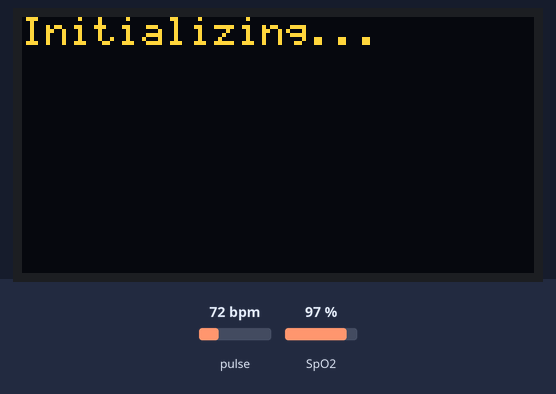
Bench run of a sketch on a simulated ESP8266 (NodeMCU). Shown: 128×64 one-colour display. The inputs (shaded band) are chosen by the test bench; at power-on: pulse 72 bpm, SpO2 97 %. The OLED is the two-colour kind (top 16 rows yellow); WiFi joins after 1.5 s; servers stay silent unless stated; uploads are accepted with an empty reply; the local clock reads 2024-03-15 10:24:30 at power-on unless the sketch sets it; what the sketch prints to the serial monitor is not drawn.

Above: at 1.1 s.
At 3.8 s:
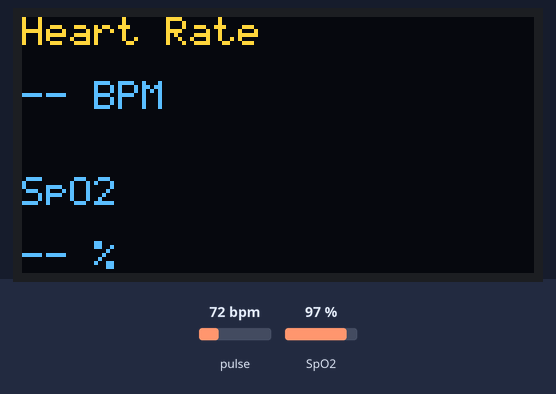
3.9 s: pulse set to 119 bpm
At 5.2 s:
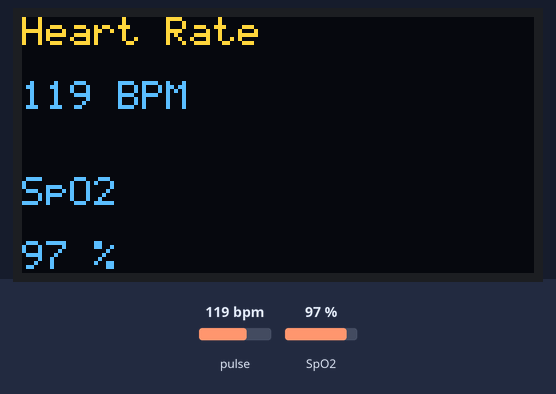
5.5 s: pulse set to 123 bpm
At 6.5 s:
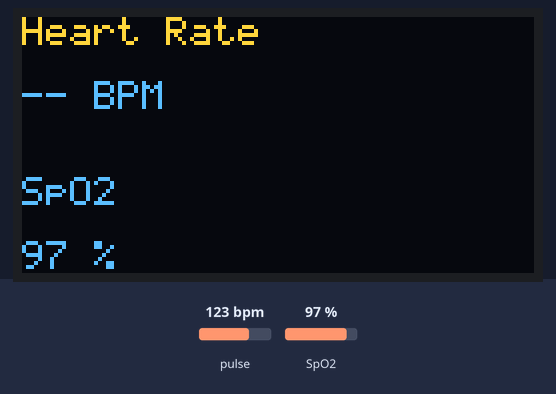
7.2 s: SpO2 set to 80 %
At 10.1 s:
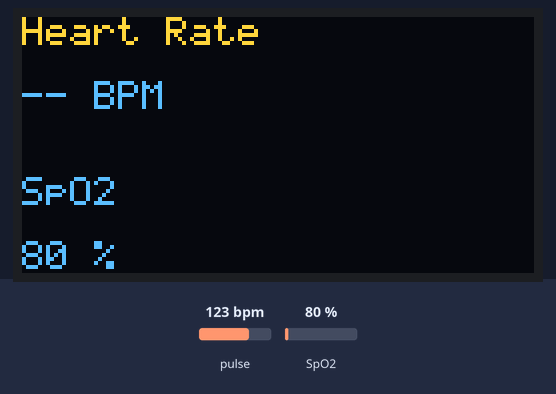
10.4 s: SpO2 set to 85 %
Timing chart, 0 to 13.4 s (numbered marks = the images above; inputs shaded):
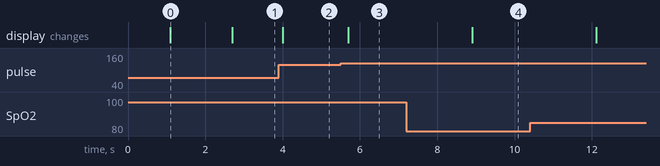

The sketch:

vitalert_device.ino
```cpp
/****************************************************
 * MAX30105 + ESP8266 + OLED
 * Continuous HR + SpO2 Display
 * WiFi + Firebase Realtime Database Upload
 *
 * Scanning/algorithm logic is UNCHANGED from the
 * original SparkFun/MySQL version. Only sendData()
 * and its supporting setup (WiFiClientSecure, NTP,
 * Firebase constants) were swapped in, following the
 * same pattern as the MAX30100 Firebase sketch.
 ****************************************************/

#include <Wire.h>

#include "MAX30105.h"
#include "spo2_algorithm.h"

#include <SSD1306Ascii.h>
#include <SSD1306AsciiWire.h>

#include <ESP8266WiFi.h>
#include <ESP8266HTTPClient.h>
#include <WiFiClientSecure.h>
#include <time.h>

// =====================================================
// WiFi SETTINGS
// =====================================================

const char* ssid = "PLDTHOMEFIBR2e4a8";
const char* password = "PLDTWIFIqhaj9";

// =====================================================
// FIREBASE SETTINGS
// =====================================================
// REST write target: https://<HOST>/<PATH>.json
// If your database rules are not public/test mode, append
// "?auth=<DATABASE_SECRET_OR_ID_TOKEN>" to FIREBASE_PATH below.
const char* FIREBASE_HOST = "vitalert-dcd3f-default-rtdb.asia-southeast1.firebasedatabase.app";
const char* FIREBASE_PATH = "/devices/device3.json?auth=EYsZ9e454gtJ5QF4wPROvAmCEKzSANGNiryI05zT";
const char* DEVICE_ID     = "device3";

// TLS handshake alone can cost 1-3s on an ESP8266, so this is sized
// up from the old plain-HTTP timeout (was 2000ms for MySQL GET).
#define HTTP_TIMEOUT_MS 5000

const unsigned long UPLOAD_INTERVAL = 2000;   // 2 seconds (unchanged)

unsigned long lastUpload = 0;
unsigned long lastWaitingUpload = 0;        // Throttle for no-pulse Waiting pings
const unsigned long WAITING_UPLOAD_INTERVAL = 5000; // 5s cadence when no finger present

// =====================================================
// SENSOR + OLED
// =====================================================

MAX30105 particleSensor;
SSD1306AsciiWire oled;

// Maxim Algorithm Buffers
uint32_t irBuffer[100];
uint32_t redBuffer[100];

// Algorithm Outputs
int32_t spo2;
int8_t validSPO2;

int32_t heartRate;
int8_t validHeartRate;

bool fingerPresent = false;

// =====================================================
// OLED FUNCTIONS
// =====================================================

void showPlaceFinger()
{
  oled.clear();
  oled.setCursor(0, 2);
  oled.println("Place Finger");
  oled.setCursor(0, 4);
  oled.println("on Sensor");
}

void showVitals(int hr, int oxygen)
{
  oled.clear();

  oled.setCursor(0,0);
  oled.println("Heart Rate");

  oled.setCursor(0,2);
  if(hr > 0){
    oled.print(hr);
    oled.println(" BPM");
  } else {
    oled.println("-- BPM");
  }

  oled.setCursor(0,5);
  oled.println("SpO2");

  oled.setCursor(0,7);
  if(oxygen > 0){
    oled.print(oxygen);
    oled.println(" %");
  } else {
    oled.println("-- %");
  }
}

// =====================================================
// TIMESTAMP (NTP)
// =====================================================
// Firebase's last_updated field expects a human-readable timestamp.
// Reads back whatever configTime() in setup() synced from NTP.
// Returns "unsynced" if that sync hasn't completed yet.
String getTimestamp() {
  time_t now = time(nullptr);
  if (now < 100000) {
    return "unsynced";
  }
  struct tm timeinfo;
  localtime_r(&now, &timeinfo);
  char buf[20];
  strftime(buf, sizeof(buf), "%Y-%m-%d %H:%M:%S", &timeinfo);
  return String(buf);
}

// =====================================================
// FIREBASE SEND FUNCTION
// =====================================================
// Static client/http so the TLS connection is reused across uploads
// instead of paying the 1-3s handshake every time.
void sendData(int hr, int oxygen, String status)
{
  if(WiFi.status() != WL_CONNECTED)
  {
    Serial.println("WiFi disconnected.");
    return;
  }

  static WiFiClientSecure client;
  static bool clientConfigured = false;
  if (!clientConfigured) {
    // NOTE: skips certificate validation. Fine for a prototype -
    // revisit before this carries real patient data.
    client.setInsecure();
    clientConfigured = true;
  }

  static HTTPClient http;

  client.setTimeout(HTTP_TIMEOUT_MS);

  String url = "https://" + String(FIREBASE_HOST) + String(FIREBASE_PATH);

  String payload = "{";
  payload += "\"bpm\":" + String(hr) + ",";
  payload += "\"spo2\":" + String(oxygen) + ",";
  payload += "\"device_id\":\"" + String(DEVICE_ID) + "\",";
  payload += "\"status\":\"" + status + "\",";
  payload += "\"last_updated\":\"" + getTimestamp() + "\"";
  payload += "}";

  Serial.println();
  Serial.println("===== FIREBASE UPLOAD =====");
  Serial.println(url);
  Serial.println(payload);

  if (!http.begin(client, url)) {
    Serial.println("http.begin() failed");
    return;
  }

  http.setTimeout(HTTP_TIMEOUT_MS);
  http.addHeader("Content-Type", "application/json");

  int httpCode = http.sendRequest("PATCH", payload);

  // Retry once on failure. A reused connection can be closed by the
  // server between uploads; an immediate second attempt on a fresh
  // connection normally succeeds.
  if (httpCode <= 0) {
    Serial.print("First attempt failed (");
    Serial.print(http.errorToString(httpCode));
    Serial.println("), retrying once...");

    http.end();

    if (http.begin(client, url)) {
      http.setTimeout(HTTP_TIMEOUT_MS);
      http.addHeader("Content-Type", "application/json");
      httpCode = http.sendRequest("PATCH", payload);
    }
  }

  Serial.print("HTTP Code: ");
  Serial.println(httpCode);

  if(httpCode > 0)
  {
    Serial.print("Server Response: ");
    Serial.println(http.getString());
  }
  else
  {
    Serial.print("HTTP Error: ");
    Serial.println(http.errorToString(httpCode));
  }

  http.end();

  Serial.print("Free heap: ");
  Serial.println(ESP.getFreeHeap());

  Serial.println("============================");
}

// =====================================================
// SETUP
// =====================================================

void setup()
{
  Serial.begin(115200);
  delay(1000);

  // ESP8266 I2C
  Wire.begin(4,5);

  // OLED
  oled.begin(&Adafruit128x64,0x3C);
  oled.setFont(System5x7);

  oled.clear();
  oled.println("Initializing...");

  // WiFi
  WiFi.mode(WIFI_STA);
  WiFi.begin(ssid, password);

  Serial.print("Connecting to WiFi");

  while(WiFi.status() != WL_CONNECTED)
  {
    delay(500);
    Serial.print(".");
  }

  Serial.println();
  Serial.println("WiFi Connected!");
  Serial.print("ESP8266 IP: ");
  Serial.println(WiFi.localIP());

  // Sync time for the last_updated field. Philippines = UTC+8, no DST.
  configTime(8 * 3600, 0, "pool.ntp.org", "time.nist.gov");
  Serial.print("Syncing time");
  time_t now = time(nullptr);
  uint32_t ntpStart = millis();
  while (now < 100000 && millis() - ntpStart < 10000) {
    delay(300);
    Serial.print(".");
    now = time(nullptr);
  }
  Serial.println();

  // MAX30102
  Serial.println("Initializing MAX30102...");

  if(!particleSensor.begin(Wire, I2C_SPEED_STANDARD))
  {
    Serial.println("MAX30102 NOT FOUND!");

    oled.clear();
    oled.println("MAX30102");
    oled.println("NOT FOUND!");

    while(true);
  }

  Serial.println("MAX30102 Ready.");

  particleSensor.setup();
  particleSensor.setPulseAmplitudeGreen(0);

  showPlaceFinger();
}

// =====================================================
// LOOP
// =====================================================

void loop()
{
  long irValue = particleSensor.getIR();

  // -------------------------
  // No Finger
  // -------------------------
  if(irValue < 50000)
  {
    if(fingerPresent)
    {
      fingerPresent = false;
      showPlaceFinger();
    }

    // No finger - throttled Waiting ping every 5s so Firebase stays current
    if(millis() - lastWaitingUpload >= WAITING_UPLOAD_INTERVAL)
    {
      sendData(0, 0, "Waiting");
      lastWaitingUpload = millis();
    }

    delay(50);
    return;
  }

  // -------------------------
  // Finger Detected
  // -------------------------
  if(!fingerPresent)
  {
    fingerPresent = true;
    showVitals(0,0);
  }

  // -------------------------
  // Collect Samples
  // -------------------------
  for(byte i = 0; i < 100; i++)
  {
    while(!particleSensor.available())
    {
      particleSensor.check();
    }

    redBuffer[i] = particleSensor.getRed();
    irBuffer[i] = particleSensor.getIR();

    particleSensor.nextSample();
  }

  // -------------------------
  // Calculate HR & SpO2
  // -------------------------
  maxim_heart_rate_and_oxygen_saturation(
      irBuffer,
      100,
      redBuffer,
      &spo2,
      &validSPO2,
      &heartRate,
      &validHeartRate
  );

  // -------------------------
  // Validation
  // -------------------------
  int displayHR = 0;
  int displaySpO2 = 0;

  if(validHeartRate && heartRate >= 40 && heartRate <= 120)
    displayHR = heartRate;

  if(validSPO2 && spo2 >= 70 && spo2 <= 100)
    displaySpO2 = spo2;

  // -------------------------
  // Serial Monitor
  // -------------------------
  Serial.print("IR: ");
  Serial.print(irValue);

  Serial.print(" | HR: ");
  Serial.print(displayHR);

  Serial.print(" | SpO2: ");
  Serial.println(displaySpO2);

  // -------------------------
  // OLED
  // -------------------------
  showVitals(displayHR, displaySpO2);

  // -------------------------
  // Upload to Firebase every 2 sec
  // -------------------------
  if(millis() - lastUpload >= UPLOAD_INTERVAL)
  {
    if(displayHR > 0 && displaySpO2 > 0)
    {
      // Valid pulse locked - upload live vitals
      sendData(displayHR, displaySpO2, "Ongoing");
    }
    else
    {
      // Finger on sensor but algorithm hasn't locked a valid pulse yet
      sendData(0, 0, "Waiting");
    }
    lastUpload = millis();
  }

  delay(200);
}
```

Measured:
- the behaviour switches between 120 and 121 bpm on pulse (found by bisection; images 2 and 3)
- after the input at 3.9 s, the display: changes after 0.11 s (image 2)
- after the input at 5.5 s, the display: changes after 0.20 s (image 3)
- after the input at 7.2 s, the display: changes after 1.7 s (image 4)
- what the display in image 0 shows lasts 1.6 s, from 1.1 s to 2.7 s
